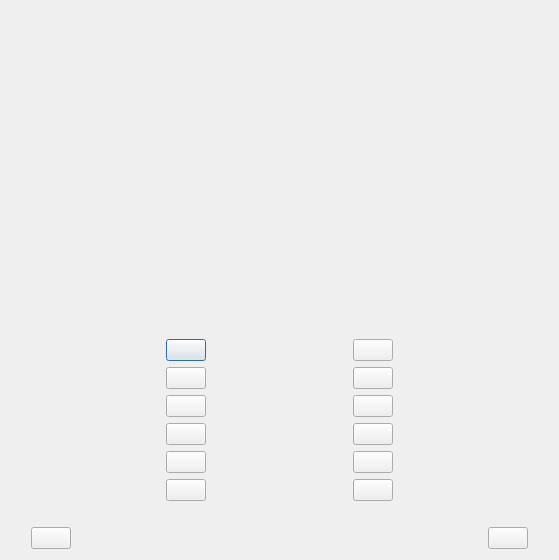
<?xml version="1.0" encoding="UTF-8"?>
<ui version="4.0">
 <class>testGame</class>
 <widget class="QDialog" name="testGame">
  <property name="geometry">
   <rect>
    <x>0</x>
    <y>0</y>
    <width>559</width>
    <height>560</height>
   </rect>
  </property>
  <property name="windowTitle">
   <string>Dialog</string>
  </property>
  <layout class="QVBoxLayout" name="verticalLayout_3">
   <item>
    <layout class="QVBoxLayout" name="verticalLayout_2">
     <property name="leftMargin">
      <number>20</number>
     </property>
     <property name="rightMargin">
      <number>20</number>
     </property>
     <item>
      <layout class="QHBoxLayout" name="horizontalLayout_2">
       <item>
        <spacer name="horizontalSpacer_6">
         <property name="orientation">
          <enum>Qt::Horizontal</enum>
         </property>
         <property name="sizeHint" stdset="0">
          <size>
           <width>40</width>
           <height>20</height>
          </size>
         </property>
        </spacer>
       </item>
       <item>
        <widget class="QLabel" name="label_2">
         <property name="text">
          <string/>
         </property>
        </widget>
       </item>
      </layout>
     </item>
     <item>
      <layout class="QHBoxLayout" name="horizontalLayout_3">
       <item>
        <spacer name="horizontalSpacer_7">
         <property name="orientation">
          <enum>Qt::Horizontal</enum>
         </property>
         <property name="sizeHint" stdset="0">
          <size>
           <width>40</width>
           <height>20</height>
          </size>
         </property>
        </spacer>
       </item>
       <item>
        <widget class="QLabel" name="label_3">
         <property name="text">
          <string/>
         </property>
        </widget>
       </item>
      </layout>
     </item>
     <item>
      <spacer name="verticalSpacer_3">
       <property name="orientation">
        <enum>Qt::Vertical</enum>
       </property>
       <property name="sizeHint" stdset="0">
        <size>
         <width>20</width>
         <height>40</height>
        </size>
       </property>
      </spacer>
     </item>
     <item>
      <widget class="QLabel" name="label">
       <property name="text">
        <string>&lt;html&gt;&lt;head/&gt;&lt;body&gt;&lt;p&gt;&lt;br/&gt;&lt;/p&gt;&lt;/body&gt;&lt;/html&gt;</string>
       </property>
      </widget>
     </item>
     <item>
      <spacer name="verticalSpacer_2">
       <property name="orientation">
        <enum>Qt::Vertical</enum>
       </property>
       <property name="sizeHint" stdset="0">
        <size>
         <width>20</width>
         <height>40</height>
        </size>
       </property>
      </spacer>
     </item>
    </layout>
   </item>
   <item>
    <layout class="QVBoxLayout" name="verticalLayout">
     <item>
      <layout class="QGridLayout" name="gridLayout">
       <property name="margin">
        <number>20</number>
       </property>
       <item row="0" column="0">
        <spacer name="horizontalSpacer_2">
         <property name="orientation">
          <enum>Qt::Horizontal</enum>
         </property>
         <property name="sizeHint" stdset="0">
          <size>
           <width>40</width>
           <height>20</height>
          </size>
         </property>
        </spacer>
       </item>
       <item row="0" column="1">
        <widget class="QPushButton" name="pushButton">
         <property name="text">
          <string/>
         </property>
        </widget>
       </item>
       <item row="0" column="2" rowspan="6">
        <widget class="QStackedWidget" name="stackedWidget">
         <property name="minimumSize">
          <size>
           <width>100</width>
           <height>151</height>
          </size>
         </property>
         <property name="currentIndex">
          <number>0</number>
         </property>
         <widget class="QWidget" name="page"/>
         <widget class="QWidget" name="page_2">
          <layout class="QVBoxLayout" name="verticalLayout_4"/>
         </widget>
        </widget>
       </item>
       <item row="0" column="3">
        <widget class="QPushButton" name="pushButton_2">
         <property name="text">
          <string/>
         </property>
        </widget>
       </item>
       <item row="0" column="4">
        <spacer name="horizontalSpacer_4">
         <property name="orientation">
          <enum>Qt::Horizontal</enum>
         </property>
         <property name="sizeHint" stdset="0">
          <size>
           <width>40</width>
           <height>20</height>
          </size>
         </property>
        </spacer>
       </item>
       <item row="1" column="0">
        <spacer name="horizontalSpacer_3">
         <property name="orientation">
          <enum>Qt::Horizontal</enum>
         </property>
         <property name="sizeHint" stdset="0">
          <size>
           <width>40</width>
           <height>20</height>
          </size>
         </property>
        </spacer>
       </item>
       <item row="1" column="1">
        <widget class="QPushButton" name="pushButton_3">
         <property name="text">
          <string/>
         </property>
        </widget>
       </item>
       <item row="1" column="3">
        <widget class="QPushButton" name="pushButton_4">
         <property name="text">
          <string/>
         </property>
        </widget>
       </item>
       <item row="1" column="4">
        <spacer name="horizontalSpacer_5">
         <property name="orientation">
          <enum>Qt::Horizontal</enum>
         </property>
         <property name="sizeHint" stdset="0">
          <size>
           <width>40</width>
           <height>20</height>
          </size>
         </property>
        </spacer>
       </item>
       <item row="2" column="0">
        <spacer name="horizontalSpacer_8">
         <property name="orientation">
          <enum>Qt::Horizontal</enum>
         </property>
         <property name="sizeHint" stdset="0">
          <size>
           <width>40</width>
           <height>20</height>
          </size>
         </property>
        </spacer>
       </item>
       <item row="2" column="1">
        <widget class="QPushButton" name="pushButton_5">
         <property name="text">
          <string/>
         </property>
        </widget>
       </item>
       <item row="2" column="3">
        <widget class="QPushButton" name="pushButton_6">
         <property name="text">
          <string/>
         </property>
        </widget>
       </item>
       <item row="2" column="4">
        <spacer name="horizontalSpacer_10">
         <property name="orientation">
          <enum>Qt::Horizontal</enum>
         </property>
         <property name="sizeHint" stdset="0">
          <size>
           <width>40</width>
           <height>20</height>
          </size>
         </property>
        </spacer>
       </item>
       <item row="3" column="0">
        <spacer name="horizontalSpacer_9">
         <property name="orientation">
          <enum>Qt::Horizontal</enum>
         </property>
         <property name="sizeHint" stdset="0">
          <size>
           <width>40</width>
           <height>20</height>
          </size>
         </property>
        </spacer>
       </item>
       <item row="3" column="1">
        <widget class="QPushButton" name="pushButton_7">
         <property name="text">
          <string/>
         </property>
        </widget>
       </item>
       <item row="3" column="3">
        <widget class="QPushButton" name="pushButton_8">
         <property name="text">
          <string/>
         </property>
        </widget>
       </item>
       <item row="3" column="4">
        <spacer name="horizontalSpacer_13">
         <property name="orientation">
          <enum>Qt::Horizontal</enum>
         </property>
         <property name="sizeHint" stdset="0">
          <size>
           <width>40</width>
           <height>20</height>
          </size>
         </property>
        </spacer>
       </item>
       <item row="4" column="0">
        <spacer name="horizontalSpacer_14">
         <property name="orientation">
          <enum>Qt::Horizontal</enum>
         </property>
         <property name="sizeHint" stdset="0">
          <size>
           <width>40</width>
           <height>20</height>
          </size>
         </property>
        </spacer>
       </item>
       <item row="4" column="1">
        <widget class="QPushButton" name="pushButton_9">
         <property name="text">
          <string/>
         </property>
        </widget>
       </item>
       <item row="4" column="3">
        <widget class="QPushButton" name="pushButton_10">
         <property name="text">
          <string/>
         </property>
        </widget>
       </item>
       <item row="4" column="4">
        <spacer name="horizontalSpacer_18">
         <property name="orientation">
          <enum>Qt::Horizontal</enum>
         </property>
         <property name="sizeHint" stdset="0">
          <size>
           <width>40</width>
           <height>20</height>
          </size>
         </property>
        </spacer>
       </item>
       <item row="5" column="0">
        <spacer name="horizontalSpacer_15">
         <property name="orientation">
          <enum>Qt::Horizontal</enum>
         </property>
         <property name="sizeHint" stdset="0">
          <size>
           <width>40</width>
           <height>20</height>
          </size>
         </property>
        </spacer>
       </item>
       <item row="5" column="1">
        <widget class="QPushButton" name="pushButton_11">
         <property name="text">
          <string/>
         </property>
        </widget>
       </item>
       <item row="5" column="3">
        <widget class="QPushButton" name="pushButton_12">
         <property name="text">
          <string/>
         </property>
        </widget>
       </item>
       <item row="5" column="4">
        <spacer name="horizontalSpacer_19">
         <property name="orientation">
          <enum>Qt::Horizontal</enum>
         </property>
         <property name="sizeHint" stdset="0">
          <size>
           <width>40</width>
           <height>20</height>
          </size>
         </property>
        </spacer>
       </item>
      </layout>
     </item>
     <item>
      <layout class="QHBoxLayout" name="horizontalLayout">
       <property name="leftMargin">
        <number>20</number>
       </property>
       <property name="rightMargin">
        <number>20</number>
       </property>
       <item>
        <widget class="QPushButton" name="pushButton_13">
         <property name="text">
          <string/>
         </property>
        </widget>
       </item>
       <item>
        <spacer name="horizontalSpacer">
         <property name="orientation">
          <enum>Qt::Horizontal</enum>
         </property>
         <property name="sizeHint" stdset="0">
          <size>
           <width>40</width>
           <height>20</height>
          </size>
         </property>
        </spacer>
       </item>
       <item>
        <widget class="QPushButton" name="pushButton_14">
         <property name="text">
          <string/>
         </property>
        </widget>
       </item>
      </layout>
     </item>
    </layout>
   </item>
  </layout>
 </widget>
 <resources>
  <include location="resources.qrc"/>
 </resources>
 <connections/>
</ui>
